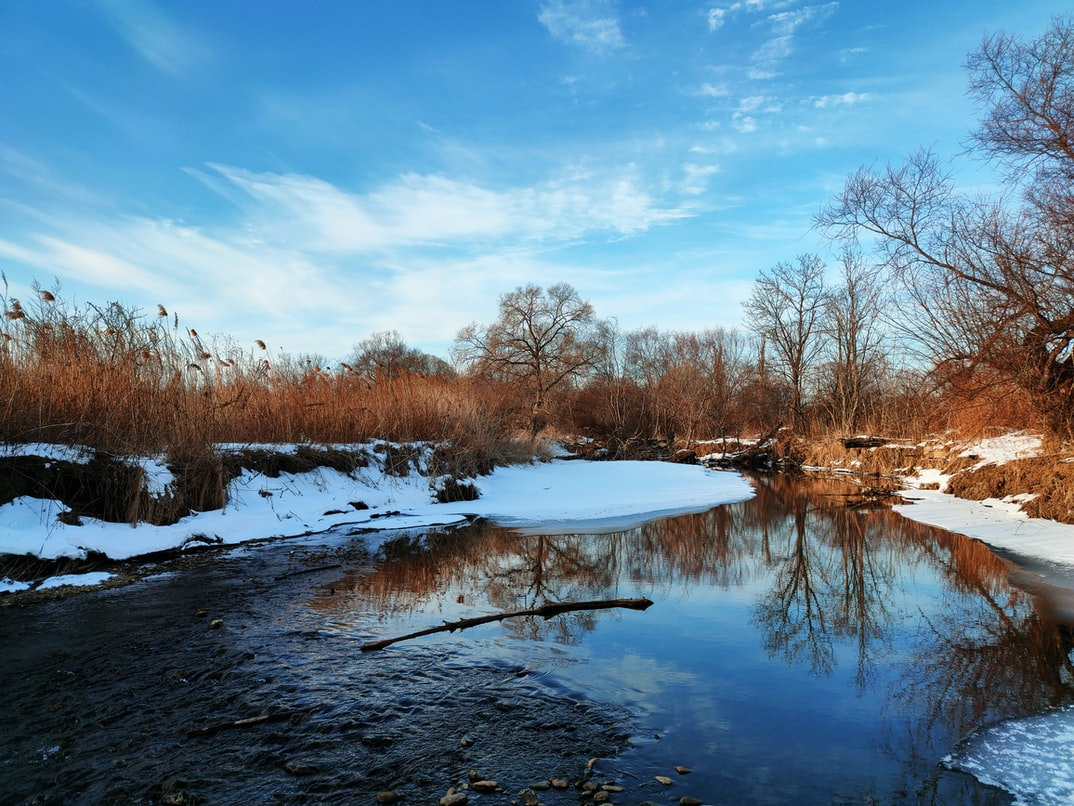
#> input picture Sample images and videos/Scene.jpg, 1074 x 806 px, found by its file name
$ python thresh.py
#> lines starting #> are read from the running program, lines starting #| are printed output that depends on the picture; after the words box and inside, x2 and y2 are one past the last pixel; in counts of white or black regions, pixels touching at a corner belong together
import cv2 as cv
import numpy as np
import matplotlib.pyplot as plt

img = cv.imread('Sample images and videos\Scene.jpg')
#> img is the input picture: shape (806, 1074, 3); mean B, G, R 145.7, 126.5, 97.8
# print(img.shape)
cv.imshow('nature',img)

#Thresholding simple
grey = cv.cvtColor(img,cv.COLOR_BGR2GRAY)
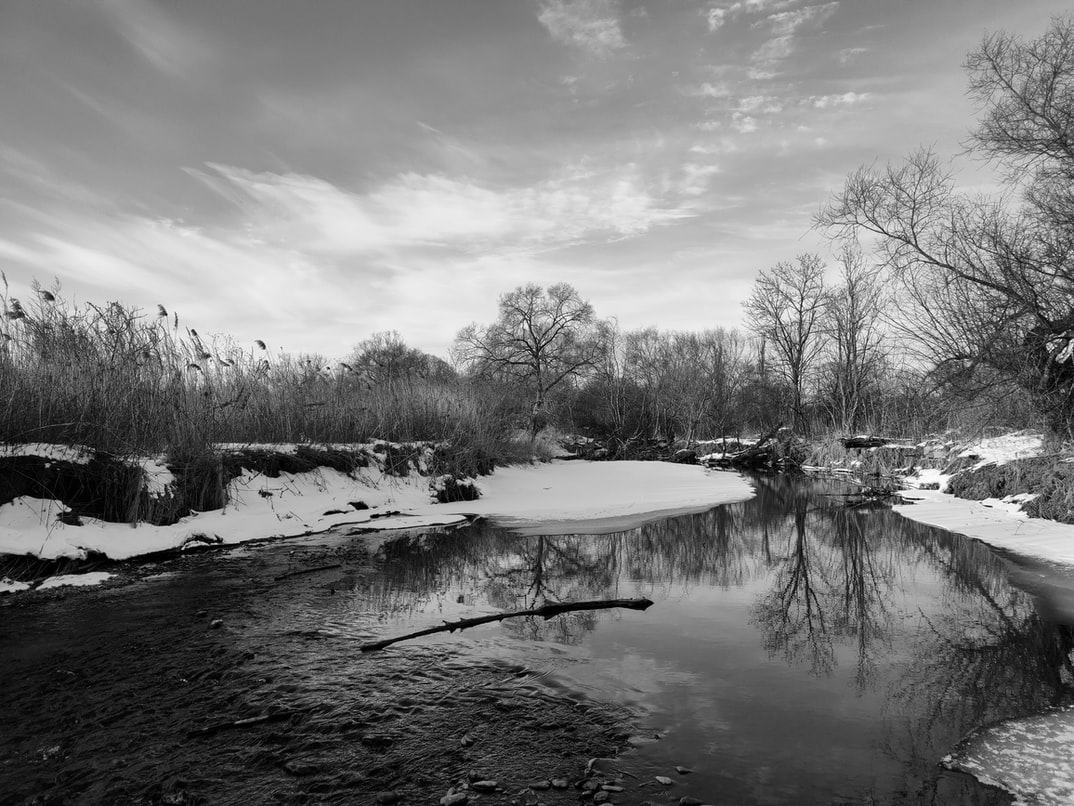
#> grey: shape (806, 1074); min 0, max 254, mean 120.1
thresholdinp , thresh = cv.threshold(grey, 150, 255, cv.THRESH_BINARY)
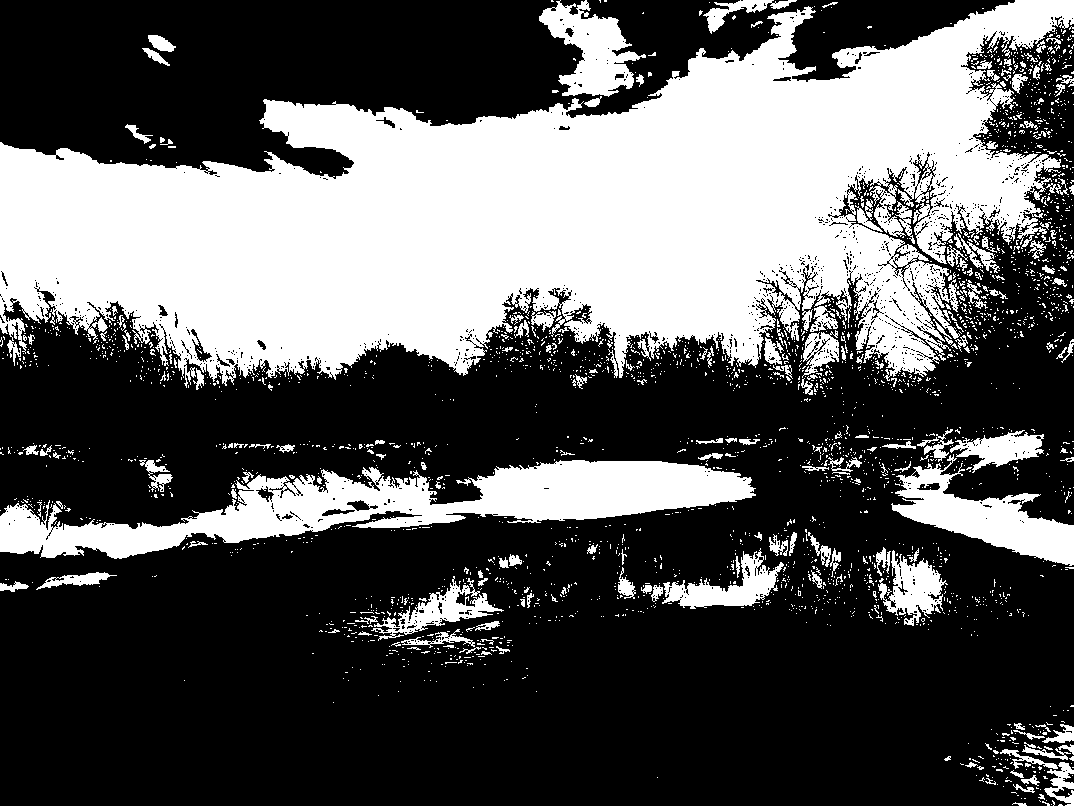
#> thresh: shape (806, 1074); 35.4% white; 2739 white regions (2543 under 20 px), largest, box (x1, y1, x2, y2) and area: (0, 0, 1074, 388) 229135, (0, 460, 756, 559) 29937, (891, 454, 1074, 566) 7784
cv.imshow('avg threshhold', thresh)
#inverse threshold

thresholdinp , thresh = cv.threshold(grey, 150, 255, cv.THRESH_BINARY_INV)
#cv.imshow('avg threshhold inv', thresh)

#adaptive threshholding
adaptive_thresh = cv.adaptiveThreshold(grey,255,cv.ADAPTIVE_THRESH_MEAN_C,cv.THRESH_BINARY,9,2)
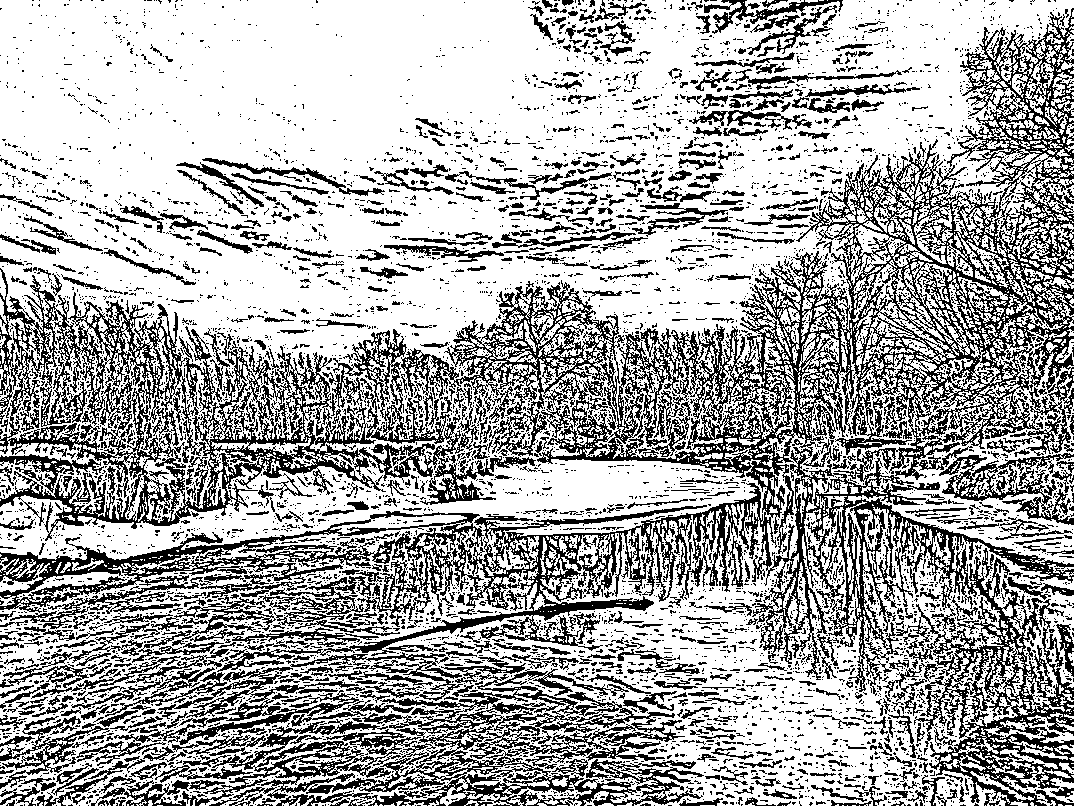
#> adaptive_thresh: shape (806, 1074); 66.9% white; black in thin lines or dots
cv.imshow('adaptive',adaptive_thresh)

cv.waitKey(0)

$ run again, with Sample images and videos/L1.jpg copied over Sample images and videos/Scene.jpg
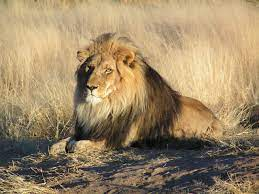
#> input picture Sample images and videos/L1.jpg, 259 x 194 px, found by its file name
#> img is the input picture: shape (194, 259, 3); mean B, G, R 103, 135.5, 156.7
#> `thresholdinp , thresh = cv.threshold(grey, 150, 255, cv.THRESH_BINARY)`:
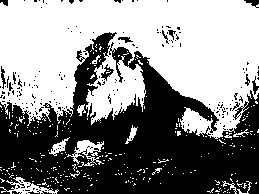
#> thresh: shape (194, 259); 54.1% white; 199 black regions (185 under 20 px), largest, box (x1, y1, x2, y2) and area: (0, 32, 259, 194) 22016, (101, 64, 114, 81) 82, (244, 0, 259, 8) 63
#> `adaptive_thresh = cv.adaptiveThreshold(grey,255,cv.ADAPTIVE_THRESH_MEA..`:
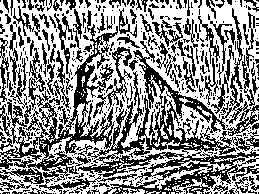
#> adaptive_thresh: shape (194, 259); 56% white; black in thin lines or dots

$ run again, with Sample images and videos/crowd 2.jpg copied over Sample images and videos/Scene.jpg
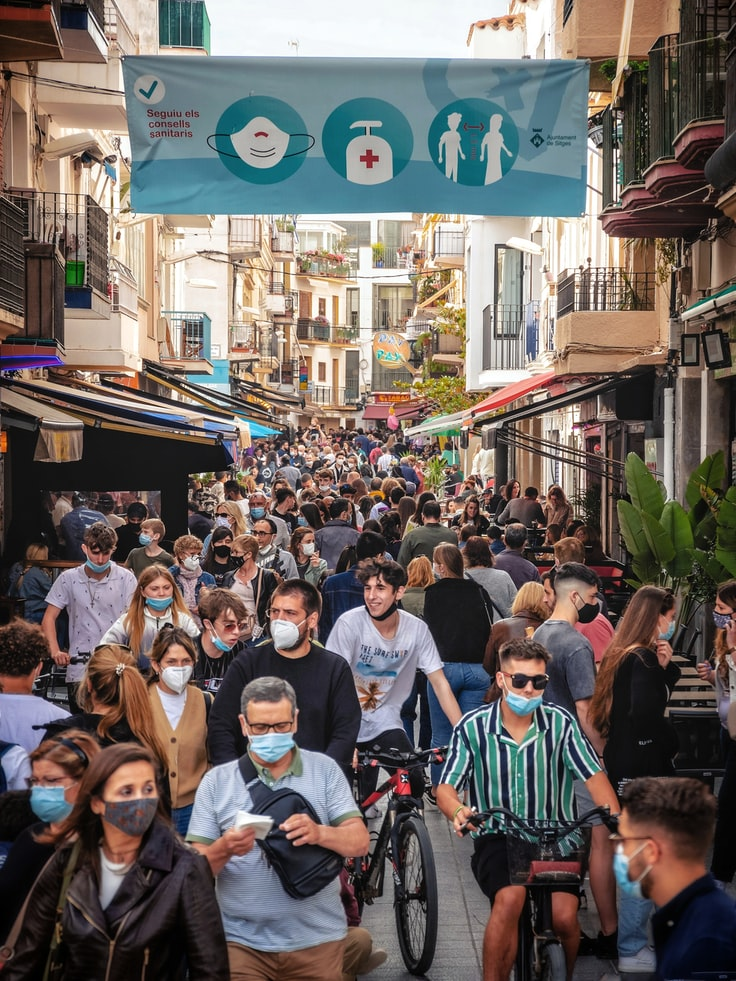
#> input picture Sample images and videos/crowd 2.jpg, 736 x 981 px, found by its file name
#> img is the input picture: shape (981, 736, 3); mean B, G, R 98.2, 102.5, 110.4
#> `thresholdinp , thresh = cv.threshold(grey, 150, 255, cv.THRESH_BINARY)`:
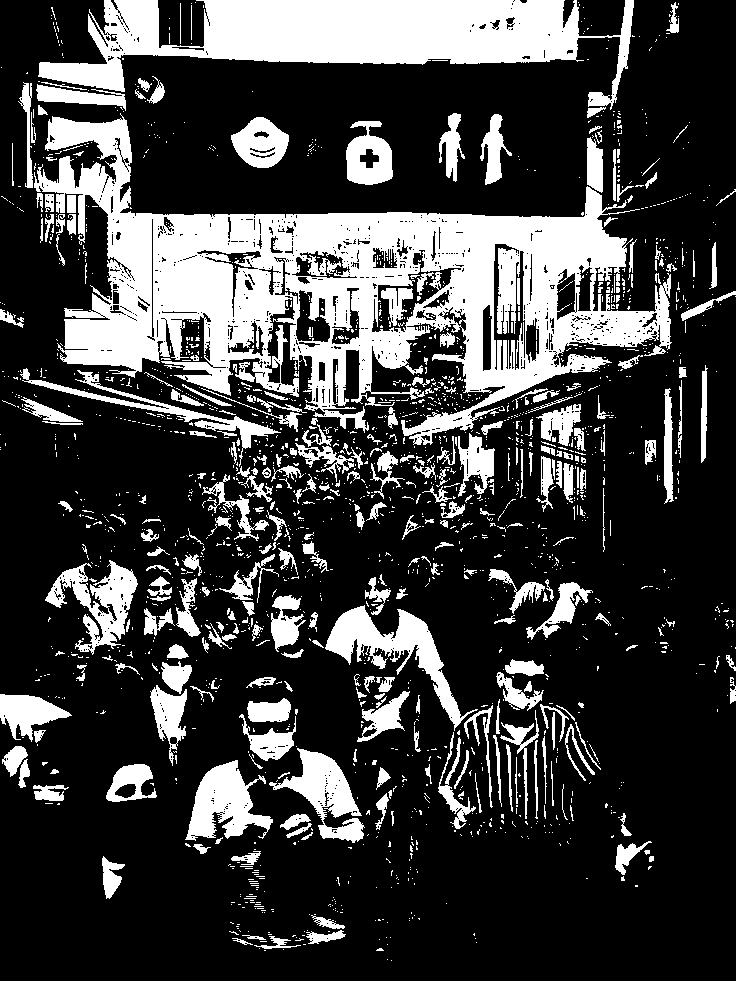
#> thresh: shape (981, 736); 25.2% white; 2000 white regions (1682 under 20 px), largest, box (x1, y1, x2, y2) and area: (34, 113, 672, 445) 76186, (38, 0, 634, 110) 29423, (325, 605, 478, 731) 4823
#> `adaptive_thresh = cv.adaptiveThreshold(grey,255,cv.ADAPTIVE_THRESH_MEA..`:
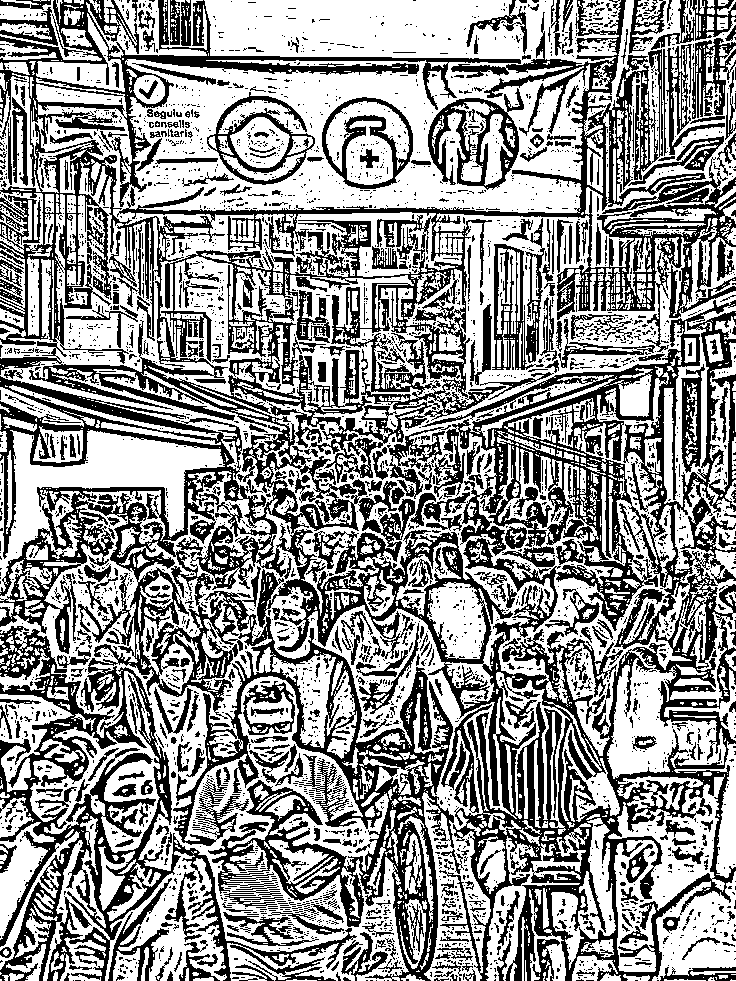
#> adaptive_thresh: shape (981, 736); 57.8% white; 3748 black regions (3215 under 20 px), largest, box (x1, y1, x2, y2) and area: (0, 0, 736, 981) 222332, (428, 88, 524, 190) 3230, (207, 92, 315, 185) 2260

$ run again, with Sample images and videos/crowd.jpg copied over Sample images and videos/Scene.jpg
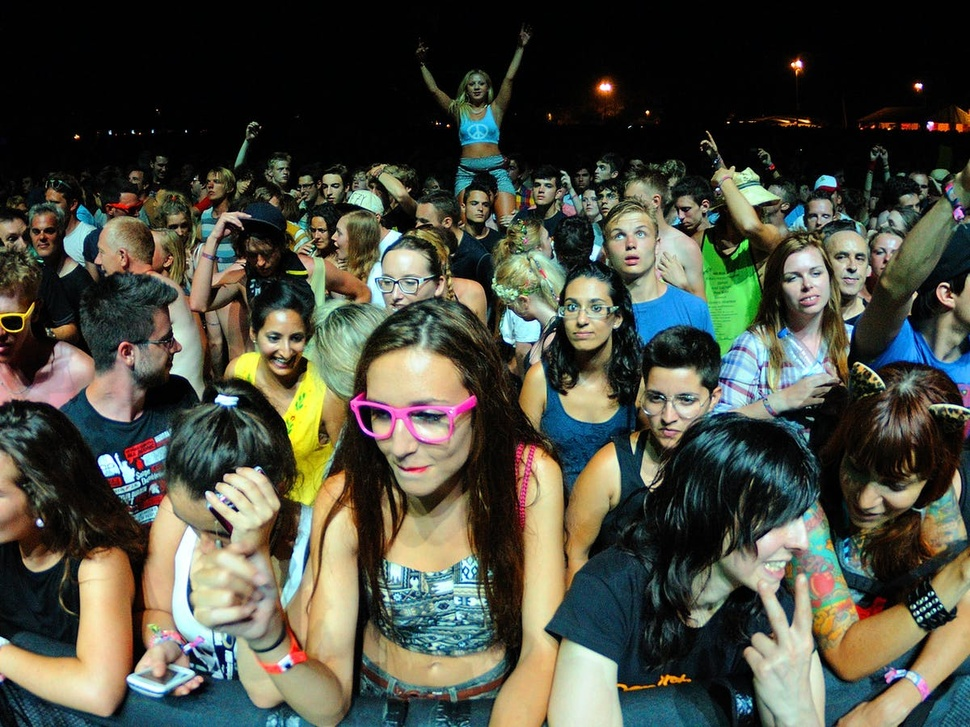
#> input picture Sample images and videos/crowd.jpg, 970 x 727 px, shrunk from 1200 x 900 before the run, found by its file name
#> img is the input picture: shape (727, 970, 3); mean B, G, R 64.9, 76.8, 75.1
#> `thresholdinp , thresh = cv.threshold(grey, 150, 255, cv.THRESH_BINARY)`:
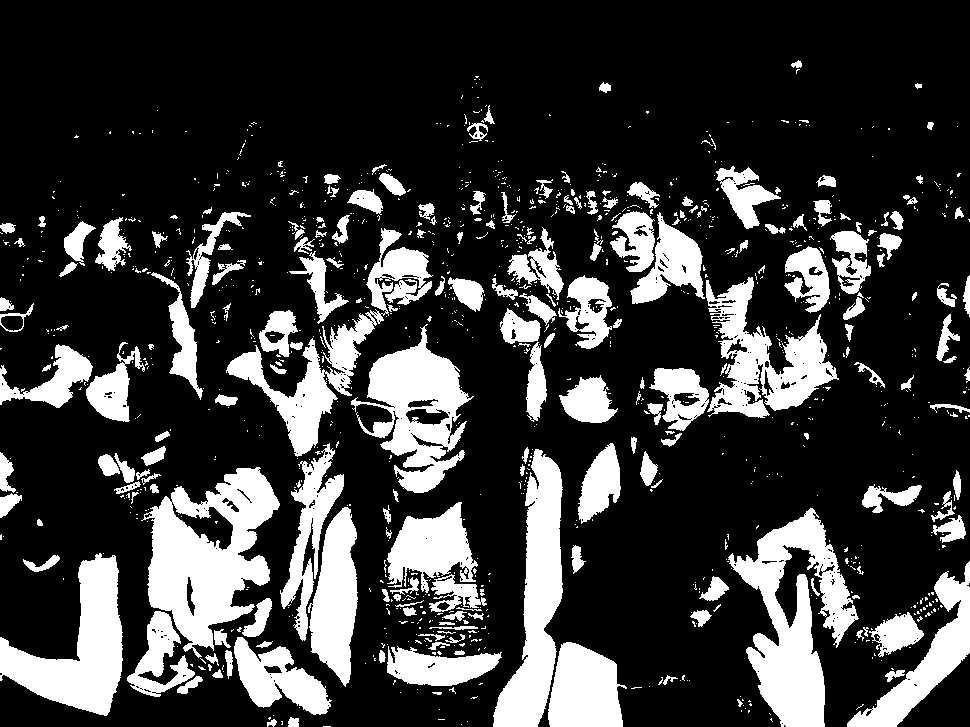
#> thresh: shape (727, 970); 22.9% white; 1145 white regions (937 under 20 px), largest, box (x1, y1, x2, y2) and area: (141, 467, 280, 658) 13512, (728, 508, 859, 727) 12483, (493, 449, 563, 727) 9486
#> `adaptive_thresh = cv.adaptiveThreshold(grey,255,cv.ADAPTIVE_THRESH_MEA..`:
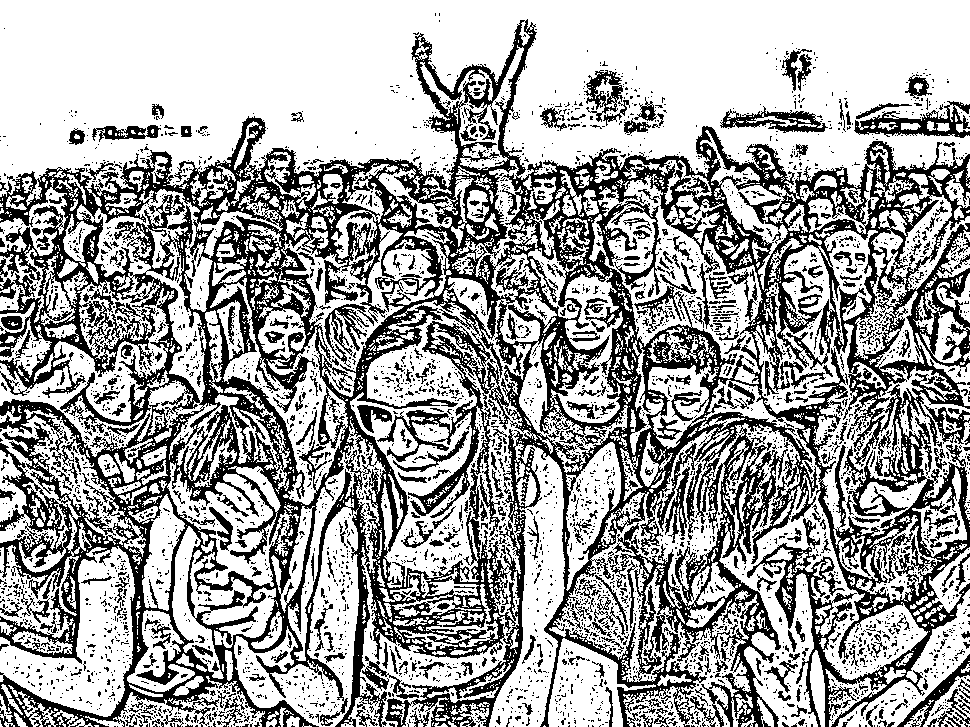
#> adaptive_thresh: shape (727, 970); 64.5% white; 4091 black regions (3644 under 20 px), largest, box (x1, y1, x2, y2) and area: (0, 19, 970, 727) 202650, (854, 101, 970, 138) 1637, (720, 106, 828, 133) 1181
